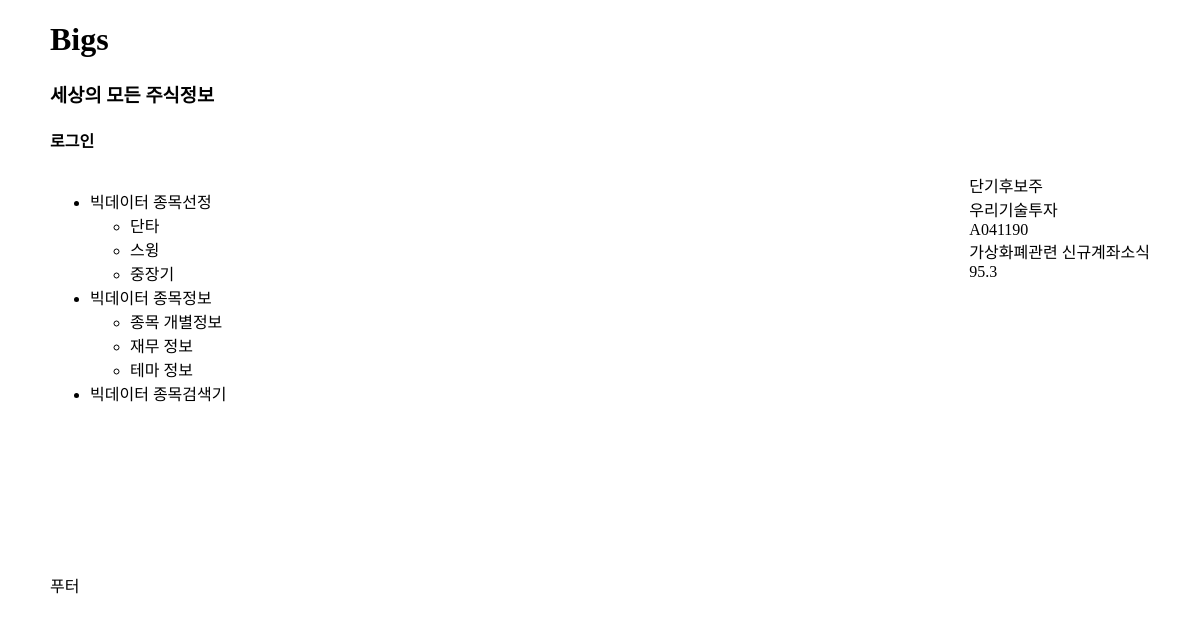
/stocks/우리기술투자, run on the app's committed database.
### stocks/models.py (models this page shows, shortened)
class StockCard(models.Model):
	category = models.CharField(max_length=10)
	name = models.CharField(max_length=30)
	code = models.CharField(max_length=10)
	theme = models.TextField()
	bigs_score = models.DecimalField(max_digits=3, decimal_places=1)

### stocks/views.py (the view)
# urls.py: path('stocks/<stockname>', views.stockpage, name='stockpage')
def stockpage(request, stockname):
	stock = StockCard.objects.get(name=stockname)
	context = {'stock':stock}
	return render(request, 'stocks/stockpage.html', context)

### stocks/templates/stocks/stockpage.html
{% extends "./base_generic.html" %}
{% block content %}
	{{stock.category}}<br>
	{{stock.name}}<br>
	{{stock.code}}<br>
	{{stock.theme}}<br>
	{{stock.bigs_score}}<br>
{% endblock %}

### stocks/static/stocks/style.css (style rules this page uses)
* { font-family: 'Nanum Gothic'; }

### data on the page
StockCard: category "단기후보주", name "우리기술투자", code "A041190", theme "가상화폐관련 신규계좌소식", bigs_score "95.3"
